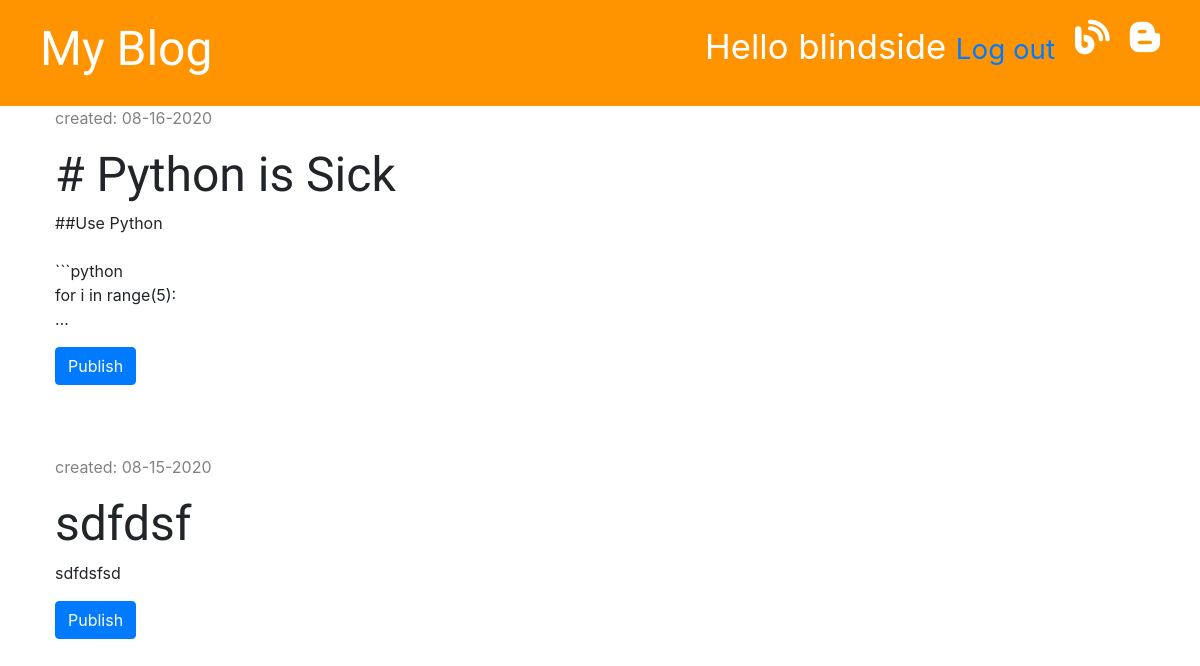
Page /drafts/ (signed in) on the committed database.
### blog/models.py (models this page shows, shortened)
class Post(models.Model):
    author = models.ForeignKey('auth.User', on_delete=models.CASCADE)
    title = models.CharField(max_length=200)
    text = models.TextField()
    created_date = models.DateTimeField(default= timezone.now)
    published_date = models.DateTimeField(blank=True, null=True)

### blog/views.py (the view)
# urls.py: path('drafts/', views.post_draft_list, name='post_draft_list'),
@login_required
def post_draft_list(request):
    posts = Post.objects.filter(published_date__isnull=True).order_by('-created_date')
    stuff_for_frontend = {'posts': posts}
    return render(request, 'blog/post_draft_list.html', stuff_for_frontend)

### blog/templates/blog/post_draft_list.html (shortened to what this page needs)
{% extends 'blog/base.html' %}
{% block content %}
    {% for post in posts %}
        <div class="post">
            <p class="date">created: {{ post.created_date | date:'m-d-Y' }}</p>
            <h1><a href="{% url 'post_detail'  pk=post.pk %}}"></a>{{ post.title }}</h1>
            <p>{{ post.text|truncatechars:50|linebreaksbr }}</p>
            <a href="{% url 'post_publish' pk=post.pk %}" class="btn btn-primary">Publish</a>
        </div>
    {% endfor %}
{% endblock %}

### blog/templates/blog/base.html (shortened to what this page needs)
{% load static %}
<!DOCTYPE html>
<html lang="en">
<head>
    <link rel="stylesheet" href="https://stackpath.bootstrapcdn.com/bootstrap/4.5.2/css/bootstrap.min.css"
>
    <link rel="stylesheet" href="{% static 'css/blog.css' %}">
    <link rel="stylesheet" href="{% static 'css/zenburn.css' %}">
</head>
<body>
    <div class="page-header">
        {% if user.is_authenticated %}
            <a href="{% url "post_draft_list" %}"><i class="fab fa-blogger-b 3x top-menu"></i></a>
            <a href="{% url "post_new" %}"><i class="fas fa-blog top-menu"></i></a>
            <p class="top-menu">Hello {{ user.username }} <small><a href="{% url 'logout' %}">Log out</a></small></p>
        {% else %}
            <a href="{% url 'login' %}"  class="top-menu"><i class="fas fa-sign-in-alt"></i></a>
        {% endif %}
        <h1><a href="{% url 'post_list' %}">My Blog</a></h1>
    </div>
    <div class="content container">
        <div class="row">
            <div class="col-md-8">
                {% block content %}
                {% endblock %}
            </div>
        </div>
    </div>
</body>
</html>

### blog/static/css/blog.css (style rules this page uses)
.page-header { background-color: #ff9400; margin-top: 0; padding: 20px 20px 20px 40px; }
.page-header h1, .page-header h1 a { color: #ffffff; font-size: 36pt; text-decoration: none; }
.date { color: #828282; }
.post { margin-bottom: 70px; }
h1, h2, h3, h4 { font-family: 'Tangerine', 'Inconsolata', 'Droid Sans', serif; font-size: 48px; }
.content { margin-left: 40px; }
.top-menu { color: #ffffff; float: right; font-size: 26pt; margin-right: 20px; }

### rows in the picture
Post: created_date "08-16-2020", title "# Python is Sick", text "##Use Python ```python for i in range(5): …"
Post: created_date "08-15-2020", title "sdfdsf", text "sdfdsfsd"

### other values in the picture
{{ user.username }} "blindside"
